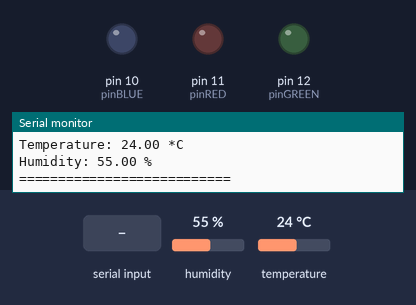
Bench run of a sketch on a simulated Arduino Uno, built with avr-gcc and run on an emulated ATmega328P. On the bench: output pins drawn as LEDs (lit = HIGH), the last lines printed to the serial monitor. Inputs (shaded band) come from the test bench; at power-on: humidity 55 %, temperature 24 °C.

Above: at 1.2 s.
1.3 s: "red on\n" received over the second serial link
At 2.5 s:
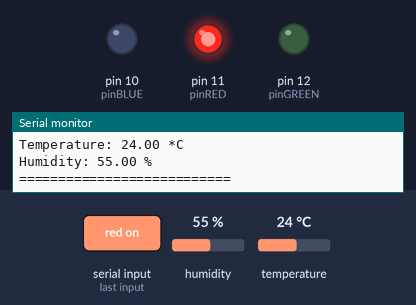
2.8 s: "green on\n" received over the second serial link
At 3.7 s:
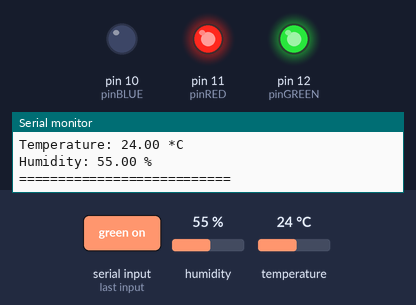
4.3 s: "red off\n" received over the second serial link
At 4.9 s:
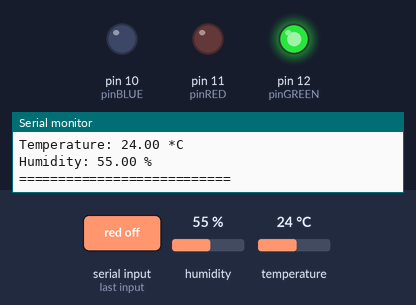
5.8 s: "blue on\n" received over the second serial link
At 7.0 s:
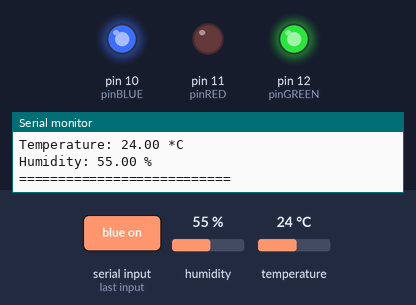
7.3 s: "green off\n" received over the second serial link
At 8.4 s:
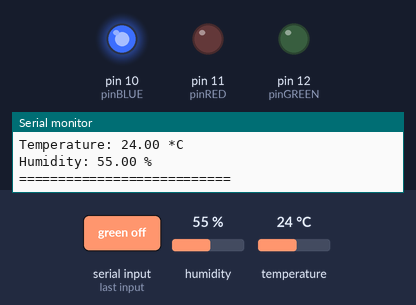
8.8 s: "blue off\n" received over the second serial link
At 9.5 s:
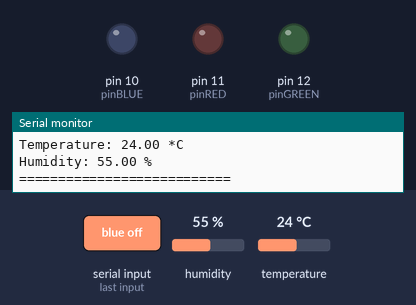
Timing chart, 0 to 11.3 s (numbered marks = the images above; inputs shaded):
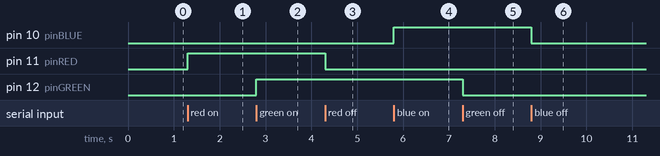

The sketch:

arduino.ino
```cpp
#include "DHT.h"
#include <SoftwareSerial.h>

// Temperature and Humidity Sensor Pin
#define DHTPIN 2
#define DHTTYPE DHT22
DHT dht(DHTPIN, DHTTYPE);

// Bluetooth Serial to send and receive
SoftwareSerial bluetoothSerial(5, 4); // RX, TX

#define pinGREEN 12
#define pinRED 11
#define pinBLUE 10

unsigned long lastSentTime = 0;
int rd = 0;
int gr = 0;
int bl = 0;

void setup()
{
  Serial.begin(115200);
  bluetoothSerial.begin(115200);

  // Serial timeout default is 1000ms. Adjust this to your preference.
  bluetoothSerial.setTimeout(100);

  pinMode(pinGREEN, OUTPUT);
  pinMode(pinRED, OUTPUT);
  pinMode(pinBLUE, OUTPUT);

  dht.begin();
}

void loop()
{
  commands();
  sendReading();
}

void commands()
{
  // phone send ,arduino receive
  if (bluetoothSerial.available())
  {
    String serialReceived = bluetoothSerial.readStringUntil('\n');

    if (serialReceived == "red on")
    {
      digitalWrite(pinRED, HIGH);
      rd = 1;
      bluetoothSerial.println("RD:1;");
    }
    else if (serialReceived == "red off")
    {
      digitalWrite(pinRED, LOW);
      rd = 0;
      bluetoothSerial.println("RD:0;");
    }
    else if (serialReceived == "green on")
    {
      digitalWrite(pinGREEN, HIGH);
      gr=1;
      bluetoothSerial.println("GR:1;");
    }
    else if (serialReceived == "green off")
    {
      digitalWrite(pinGREEN, LOW);
      gr=0;
      bluetoothSerial.println("GR:0;");
    }
    else if (serialReceived == "blue on")
    {
      digitalWrite(pinBLUE, HIGH);
      bl=1;
      bluetoothSerial.println("BL:1;");
    }
    else if (serialReceived == "blue off")
    {
      digitalWrite(pinBLUE, LOW);
      bl=0;
      bluetoothSerial.println("BL:0;");
    }
  }
}

void sendReading()
{
  if ((millis() - lastSentTime) >= 1000)
  {
    float temp = dht.readTemperature();
    float humid = dht.readHumidity();

    Serial.print("Temperature: ");
    Serial.print(temp);
    Serial.println(" *C ");
    Serial.print("Humidity: ");
    Serial.print(humid);
    Serial.println(" % ");
    Serial.println("===========================");

    // arduino send, phone receive
    bluetoothSerial.println("TP:" + String(temp) + ";");
    bluetoothSerial.println("RD:" + String(rd) + ";");
    bluetoothSerial.println("GR:" + String(gr) + ";");
    bluetoothSerial.println("BL:" + String(bl) + ";");
    bluetoothSerial.print("HD:" + String(humid) + ";");

    lastSentTime = millis();
  }
}
```

Measured:
- after the input at 1.3 s, pin 11 (pinRED): LOW → HIGH at once
- after the input at 2.8 s, pin 12 (pinGREEN): LOW → HIGH at once
- after the input at 4.3 s, pin 11 (pinRED): HIGH → LOW at once
- after the input at 5.8 s, pin 10 (pinBLUE): LOW → HIGH at once
- after the input at 7.3 s, pin 12 (pinGREEN): HIGH → LOW at once
- after the input at 8.8 s, pin 10 (pinBLUE): HIGH → LOW at once
